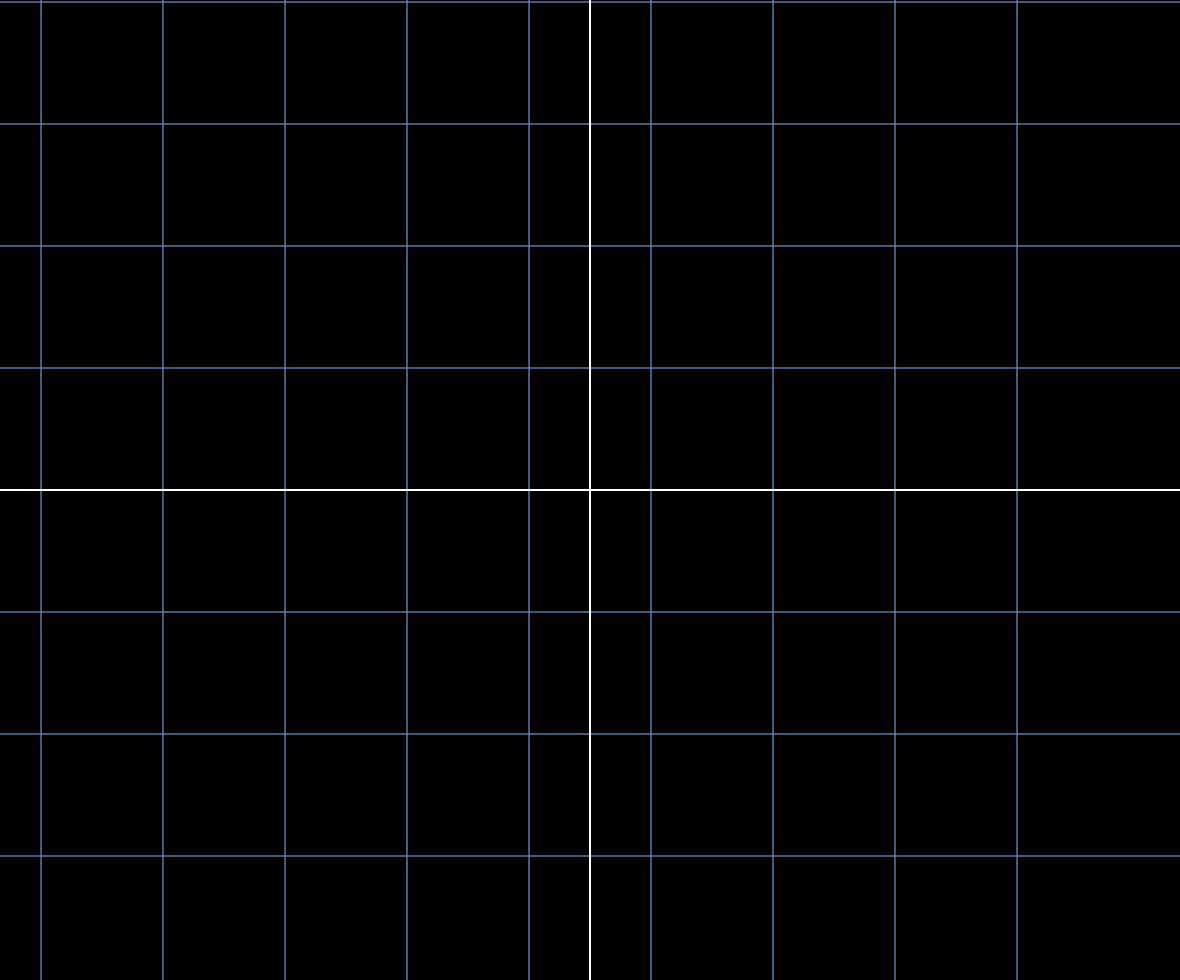
Frame 1 (no input)
Frame 2 (the mouse pressed at the canvas centre, redrawn once): identical to frame 1, image omitted

The p5.js sketch that drew this single still picture (run headless with seeded random() and noise() and a simulated clock; the mouse was pressed at the canvas centre and the sketch redrawn once):

// p5.js sketch
// ── sketch.js
let scl;
let vu = [] // vertical line의 upper point에 해당하는 vector
let vd = []
let hl = []
let hr = []

function setup() {
     createCanvas(windowWidth - 20, windowHeight - 20);
     scl = floor(height / 8); // height가 낮다보니 height에 scale을 맞추는게 좋아보임.

     // 각 아래의 내용을 vu, vd, hl, hr에 맞출 수 있게... 벡터화 하고자 함.
     // 즉, 초기화된 벡터를 만들고 싶음.
     for (let i = -floor(height / scl) / 2; i < floor(height / scl) / 2; i++) {
          // line(-width / 2, i * scl, width / 2, i * scl)
          // line(x1, y1, x2, y2) 형식으로 그려짐
          hl.push([[- width/(2*scl)], [i]]);
          hr.push([[width/(2*scl)], [i]]);
     }
     for (let i = -floor(width / scl) / 2; i < floor(width / scl) / 2; i++) {
          // line(i * scl, -height / 2, i * scl, height / 2)
          vu.push([[i], [-height / (2*scl)]]);
          vd.push([[i], [height / (2*scl)]]);
     }
     console.log(hl)
}

function draw() {
     background(0);


     push();
     translate(width / 2, height / 2);

     // 희미한 grid line 그리기: scale 간격으로.
     stroke(100);
     strokeWeight(0.5);
     for (let i = -floor(height / scl) / 2; i < floor(height / scl) / 2; i++) {
          line(-width / 2, i * scl, width / 2, i * scl)
     }
     for (let i = -floor(width / scl) / 2; i < floor(width / scl) / 2; i++) {
          line(i * scl, -height / 2, i * scl, height / 2)
     }

     // 변환 적용할 lines 그리기
     stroke(109, 155, 222);
     strokeWeight(1)
     for (let i = -floor(height / scl) / 2; i < floor(height / scl) / 2; i++) {
          line(-width / 2, i * scl, width / 2, i * scl)
     }
     for (let i = -floor(width / scl) / 2; i < floor(width / scl) / 2; i++) {
          line(i * scl, -height / 2, i * scl, height / 2)
     }

     // plotting vertical and horizontal lines in the center
     stroke(255);
     strokeWeight(2)
     line(-width / 2, 0, width / 2, 0);
     line(0, -height / 2, 0, height / 2);


     pop();
     noLoop();


}

function multiplyMatrices(m1, m2) {
     var result = [];
     for (var i = 0; i < m1.length; i++) {
          result[i] = [];
          for (var j = 0; j < m2[0].length; j++) {
               var sum = 0;
               for (var k = 0; k < m1[0].length; k++) {
                    sum += m1[i][k] * m2[k][j];
               }
               result[i][j] = sum;
          }
     }
     return result;
}
